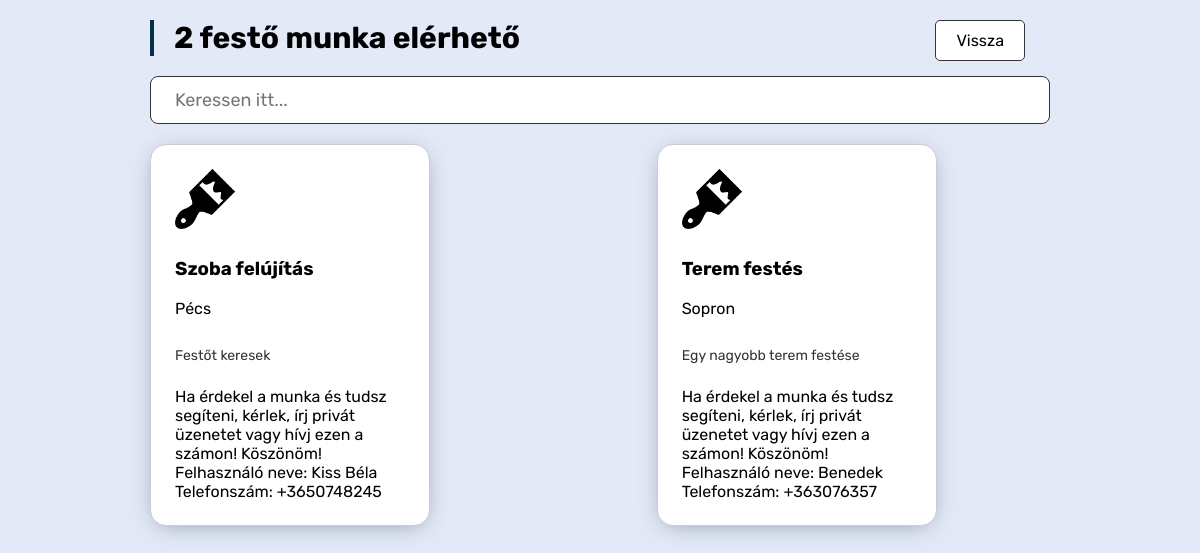
The app's page /EEP/hirdetes/paint.php, older data.
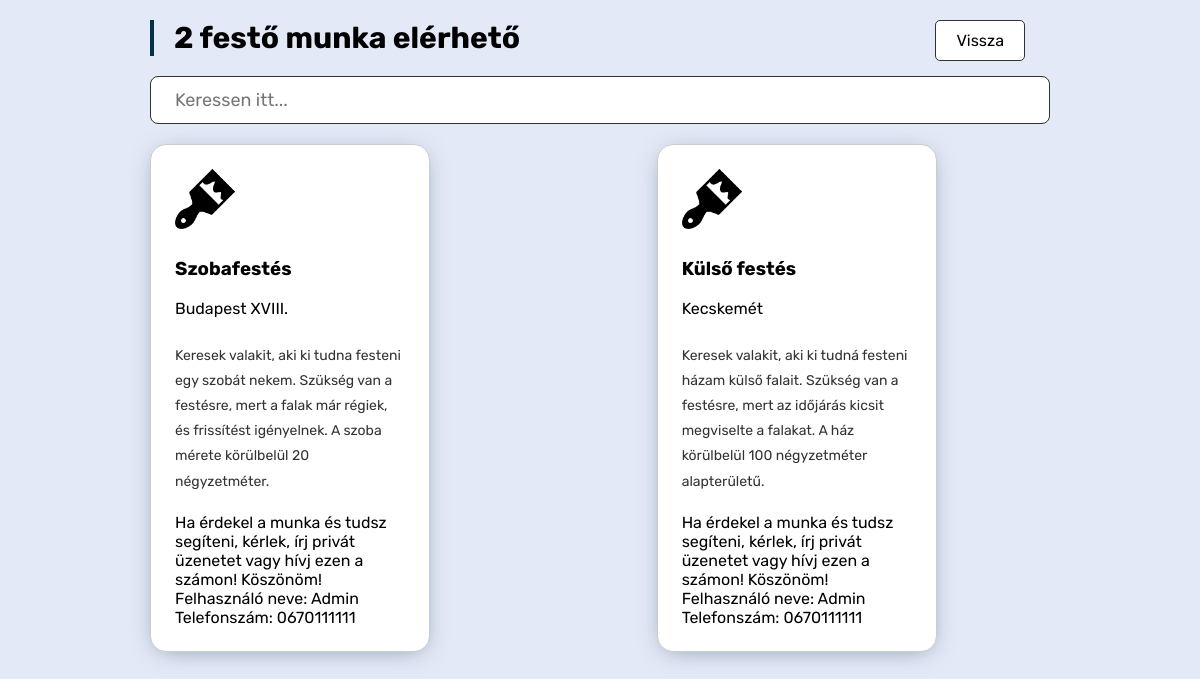
The same page, newer data.
### tables this page shows
CREATE TABLE `munka` (
  `UserId` int(11) NOT NULL,
  `MunkaId` int(11) NOT NULL,
  `Szakma` int(11) NOT NULL,
  `Leiras` varchar(255) NOT NULL,
  `Lakhely` varchar(255) NOT NULL,
  `Telefonszam` varchar(255) NOT NULL,
  `Feladat` varchar(255) NOT NULL
);

CREATE TABLE `user` (
  `Id` int(11) NOT NULL,
  `Nev` varchar(255) NOT NULL,
  `Email` varchar(100) NOT NULL,
  `Jelszo` varchar(255) NOT NULL,
  `Admin` tinyint(1) NOT NULL
);

### EEP/hirdetes/paint.php (the view, shortened to what this page needs)
<!DOCTYPE html>
<html lang="hu">
<head>
    <link rel="stylesheet" href="style.css" />
</head>
<body>
<div class="jobs-list-container">
<?php
    include("../php/config.php");
    $sql_count = "SELECT COUNT(*) AS numJobs FROM munka WHERE Szakma = 1";
    $result_count = mysqli_query($con, $sql_count);
    $row_count = mysqli_fetch_assoc($result_count);
    $numJobs = $row_count['numJobs'];
    $sql = "SELECT munka.Szakma, munka.Lakhely, munka.Leiras, munka.Telefonszam, munka.Feladat, munka.MunkaId, munka.UserId, user.Nev
    FROM munka INNER JOIN user ON munka.UserId = user.Id
    WHERE munka.Szakma = 1";
    $result = mysqli_query($con, $sql);
    echo "<h1>{$numJobs} festő munka elérhető</h1>";
    $numJobs = mysqli_num_rows($result);
    if ($numJobs > 0) {
        echo "<a href='javascript:history.go(-1)' class='back-to-previous' styles='margin-bottom: 10px'>Vissza</a>";
        echo "<input id='searchInput' class='job-search' type='text' placeholder='Keressen itt...' />";
        echo "<div class='jobs-container'>";
        while ($row = mysqli_fetch_assoc($result)) {
            echo "<div class='job elem'>";
            echo "<img class='hird-img' src='img/icons8-brush-100.png' alt='Festek'>";
            echo "<form method='post' action='delete_job.php'>";
            echo "<h3>" . $row["Feladat"] . "</h3>";
            echo "<div class='lakhely'> " . $row["Lakhely"] . "</div><br>";
            echo "<div class='details'> " . $row["Leiras"] . "</div><br>";
            echo "Ha érdekel a munka és tudsz segíteni, kérlek, írj privát üzenetet vagy hívj ezen a számon! Köszönöm! <br>";
            echo "Felhasználó neve: " . $row["Nev"] . "<br>";
            echo "Telefonszám: " . $row["Telefonszam"] . "<br>";
            echo "</div>";
            echo "<br>";
        }
    } else {
        echo "Nincs elérhető munka";
        echo "<a href='javascript:history.go(-1)' class='back-to-previous' styles='margin-bottom: 10px'>Vissza</a>";
    }
echo "</div>"
?>
</div>
</body>
</html>

Row changes from the older to the newer data that the page shows:
removed munka: Feladat "Szoba felújítás", Lakhely "Pécs", Leiras "Festőt keresek", UserId.Nev "Kiss Béla", Telefonszam "+3650748245"
removed munka: Feladat "Terem festés", Lakhely "Sopron", Leiras "Egy nagyobb terem festése", UserId.Nev "Benedek", Telefonszam "+363076357"
added munka: Feladat "Szobafestés", Lakhely "Budapest XVIII.", Leiras "Keresek valakit, aki ki tudna festeni egy szobát nekem. Szükség van a festésre, mert a falak már régiek, és frissítést igényelnek. A szoba mérete körülbelül 20 négyzetméter.", UserId.Nev "Admin", Telefonszam "0670111111"
added munka: Feladat "Külső festés", Lakhely "Kecskemét", Leiras "Keresek valakit, aki ki tudná festeni házam külső falait. Szükség van a festésre, mert az időjárás kicsit megviselte a falakat. A ház körülbelül 100 négyzetméter alapterületű.", UserId.Nev "Admin", Telefonszam "0670111111"
